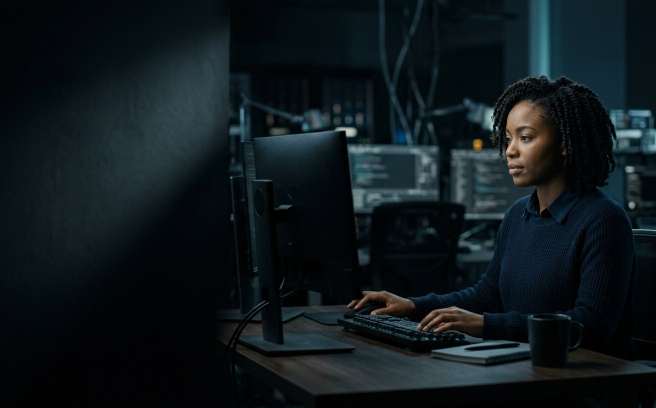
#> input picture linkedin_emphire/ARTICLES/2026-10-13_article-2_five-boring-failure-modes/cards/photos/art2_hero_landscape_v3.jpg, 1312 x 816 px, found by its file name (shown at 1/2 size)
$ python render_cover_baseneue.py
#> lines starting #> are read from the running program, lines starting #| are printed output that depends on the picture
### linkedin_emphire/DESIGN/breaking_ai_engine.py
"""Breaking AI series visual engine.

One reusable engine for all 21 articles, matching the article 1 system:

Light system (article 1 templates):
  - save card       1080x1350  light "SAVE THIS CARD" checklist
  - hero portrait   1080x1350  photo + cyan banner + headline with cyan highlight
  - hero landscape  1600x900   photo + name tag + headline with cyan band

Dark system (the dark navy card system, article 2 teaser style):
  - cover           1200x628
  - fig modes       1200x675
  - fig metric      1200x675
  - quote card      1080x1350
  - checklist card  1080x1350
  - share post      1200x675

Usage for any future article:
  from breaking_ai_engine import build_article
  cfg = copy.deepcopy(ARTICLE_2)
  cfg["num"] = 3
  cfg["cards_dir"] = ".../article-3/cards"
  cfg["save_card"]["title_lines"] = [...]
  # ... edit copy, set photo paths ...
  build_article(cfg)

Rules baked in: no em dashes in any copy, the "||" footer separator, one
accent word or number per dark card, no faces on generated assets.
"""
from __future__ import annotations

import copy
from dataclasses import dataclass, field
from pathlib import Path

from PIL import Image, ImageDraw, ImageEnhance, ImageFont

# ---------------------------------------------------------------- system
FONT_DIR = "/usr/share/fonts/truetype/dejavu"
F_BOLD = f"{FONT_DIR}/DejaVuSans-Bold.ttf"
F_REG = f"{FONT_DIR}/DejaVuSans.ttf"

# dark system
D_BG = (12, 26, 44)
D_GRID = (19, 37, 61)
D_ACCENT = (143, 182, 224)
D_WHITE = (255, 255, 255)
D_MUTED = (130, 150, 172)
D_PANEL = (18, 35, 59)
D_DIVIDER = (26, 44, 70)
D_FOOTER_BG = (166, 193, 225)
D_FOOTER_FG = (12, 26, 44)

# light system (article 1)
L_BG = (244, 246, 249)
L_HEADLINE = (20, 24, 29)
L_SUB = (92, 107, 122)
L_NUM = (169, 199, 228)
L_ROW = (26, 37, 48)
L_HDR_L = (132, 148, 166)
L_HDR_R = (143, 182, 217)
L_DIVIDER = (227, 233, 239)
L_UNDERLINE = (157, 191, 224)
L_FOOTER = (15, 23, 34)
L_HASHTAG = (77, 159, 219)

# hero (shared)
CYAN = (5, 198, 224)  # landscape band, measured from article 1 reference
CYAN_P = (8, 183, 225)  # portrait banner
CYAN_BOX_P = (4, 170, 212)  # portrait highlight boxes
HERO_BLACK = (11, 15, 20)
HERO_WHITE = (255, 255, 255)

SERIES = "BREAKING AI"
AUTHOR = "Olusanya Timothy"
HASHTAG = "#BreakingAI"
FOOTER_TEXT = "OLUSANYA TIMOTHY || SOFTWARE ENGINEER \u00b7 AI RED TEAMING"


def font(size, bold=True):
    return ImageFont.truetype(F_BOLD if bold else F_REG, size)


# [6 lines left out: function spaced_text, not called in this run]


def spaced_width(draw, text, fnt, spacing=4):
    return sum(draw.textlength(ch, font=fnt) for ch in text) + spacing * (len(text) - 1)


def wrap(draw, text, fnt, max_w):
    words = text.split(" ")
    lines, cur = [], ""
    for w in words:
        trial = (cur + " " + w).strip()
        if draw.textlength(trial, font=fnt) <= max_w:
            cur = trial
        else:
            if cur:
                lines.append(cur)
            cur = w
    if cur:
        lines.append(cur)
    return lines


# [32 lines left out: functions save, dark_base, dark_header, dark_footer, not called in this run]


def cover_photo(photo_path, width, height, darken=0.18):
    img = Image.open(photo_path).convert("RGB")
    scale = max(width / img.width, height / img.height)
    img = img.resize((int(img.width * scale), int(img.height * scale)), Image.LANCZOS)
    x = (img.width - width) // 2
    y = (img.height - height) // 2
    img = img.crop((x, y, x + width, y + height))
    img = ImageEnhance.Brightness(img).enhance(1.0 - darken)
    # left-to-right legibility gradient
    grad = Image.new("RGBA", (width, height), (0, 0, 0, 0))
    gd = ImageDraw.Draw(grad)
    steps = 60
    for i in range(steps):
        x0 = int(width * i / steps)
        x1 = int(width * (i + 1) / steps)
        a = int(190 * max(0.0, 1.0 - i / (steps * 0.75)))
        gd.rectangle([(x0, 0), (x1, height)], fill=(8, 12, 18, a))
    img = Image.alpha_composite(img.convert("RGBA"), grad).convert("RGB")
    return img


# [313 lines left out: functions ink_top_y, render_save_card, render_hero_portrait, render_hero_landscape, render_dark_cover, render_dark_fig_rows and 5 more, not called in this run]


# ---------------------------------------------------------------- article 2 config
def _art2_cards_dir():
    return str(
        Path(__file__).resolve().parent.parent
        / "ARTICLES" / "2026-10-13_article-2_five-boring-failure-modes" / "cards"
    )


ARTICLE_2 = {
    "num": 2,
    "total": 21,
    "cards_dir": _art2_cards_dir(),
    "save_card": {
        "title_lines": ["The five-point", "checklist"],
        "subtitle": "Run all five on your own AI feature this week.",
        "rows": [
            "Secrets are out of the prompt. Test three direct injections.",
            "Every retrieved document is data, not instructions. Test one poisoned document.",
            "Tool descriptions are reviewed and pinned. Test one hidden instruction.",
            "Test your refusals in the languages your users use, mixed in one message.",
            "Track the three failures that hurt most, with sample sizes.",
        ],
        "footer_cta": "Test before the customer does.",
    },
    "hero_portrait": {
        "photo": _art2_cards_dir() + "/photos/art2_hero_portrait.jpg",
        "white_lines": ["Five Boring", "Failures", "Ship With Your"],
        "box_lines": ["AI Feature"],
        "sub_lines": ["Tested on my own support bot.", "The five failure modes, live now."],
    },
    "hero_landscape": {
        "photo": _art2_cards_dir() + "/photos/art2_hero_landscape.jpg",
        "headline_lines": ["Your AI Feature Will Not Die", "In a Movie-Style Hack"],
        "sub_lines": [
            "It will die on a boring Tuesday.",
            "The five boring failure modes.",
            "Article 2 of 21. Live today.",
        ],
    },
    "dark_cover": {
        "title_words": [("The", False), ("five", False), ("boring", True), ("failures", False)],
        "subtitle": "that will ship with your AI feature",
        "chips": [("01", "The prompt"), ("02", "The retrieval"), ("03", "The tools"),
                  ("04", "The language"), ("05", "The metric")],
    },
    "dark_fig_rows": {
        "title": "The five, in the order I check them",
        "rows": [
            ("01", "The prompt is not a wall", "A protection paragraph is a suggestion."),
            ("02", "Your retrieval is untrusted input", "A retrieved chunk can carry instructions."),
            ("03", "Your tools are trusted unread", "The description itself is an attack surface."),
            ("04", "Your bot speaks one language well", "Safety tested in English, used in three languages."),
            ("05", "You are measuring the wrong thing", "Three hundred tests and twelve issues is not progress."),
        ],
    },
    "dark_fig_metric": {
        "title": "The metric that matters",
        "left_label": "WHAT WASTES YOUR TIME",
        "left_items": [
            "The raw number of tests run, with no risk weighting",
            "Total vulnerabilities found, as if more is better",
            "A pass rate with no sample size behind it",
        ],
        "panel_label": "THE NUMBER THAT PAYS",
        "panel_stat": "1 in 40",
        "panel_text": "a bug that fires one time in forty for Pidgin speakers is more useful than any total",
        "panel_sub": "Track the three failures that would hurt most, with sample sizes.",
    },
    "dark_quote": {
        "lead": "Your AI feature will not die in a movie-style hack.",
        "body_parts": [
            ("It will die on a ", False),
            ("boring Tuesday,", True),
            (" when a customer pastes something you never tested and your bot does exactly what it was never supposed to do.", False),
        ],
        "label": "THE FIVE BORING FAILURES THAT WILL SHIP WITH YOUR AI FEATURE",
    },
    "dark_checklist": {
        "title_top": "The five-point",
        "title_accent": "checklist.",
        "items": [
            "Secrets are out of the prompt. Test three direct injections.",
            "Every retrieved document is data, not instructions. Test one poisoned document.",
            "Tool descriptions are reviewed and pinned. Test one hidden instruction.",
            "Test your refusals in the languages your users use, mixed in one message.",
            "Track the three failures that hurt most, with sample sizes.",
        ],
    },
    "dark_share": {
        "title_main": "Article 2 is",
        "title_accent": "live.",
        "subtitle": "The five boring failures that will ship with your AI feature.",
        "sub_lines": [
            "Four real lab results from my own support bot. Nothing smoothed.",
            "Run the five tests this week. Tell me which one broke first.",
        ],
    },
}


# [2 lines that do not run on import are left out]

### linkedin_emphire/DESIGN/render_cover_baseneue.py
"""Render the Article 2 landscape hero cover in Basis Neue (Expanded).

The Drive folder only holds the TRIAL Base Neue, and the trial watermarks
certain punctuation glyphs (hyphen, slash, middle dot, #) with foundry
text. So letters and digits are drawn in Base Neue, and only the non
alphanumeric symbols fall back to DejaVu (visually identical). This keeps
the locked copy exact and clean. Geometry + background treatment are the
locked template from breaking_ai_engine. Does not modify the engine.
"""
import sys
sys.path.insert(0, "/home/user/linkedin_emphire/linkedin_emphire/DESIGN")
from PIL import Image, ImageDraw, ImageFont
from breaking_ai_engine import (
    cover_photo, wrap, CYAN, CYAN_P, CYAN_BOX_P, HERO_BLACK, HERO_WHITE,
    AUTHOR, SERIES,
)

FONT_BOLD = "/home/user/linkedin_emphire/linkedin_emphire/DESIGN/fonts/BasisNeueExpanded-Bold.ttf"
FONT_REG = "/home/user/linkedin_emphire/linkedin_emphire/DESIGN/fonts/BasisNeueExpanded-Regular.ttf"
DEJAVU_BOLD = "/usr/share/fonts/truetype/dejavu/DejaVuSans-Bold.ttf"
DEJAVU_REG = "/usr/share/fonts/truetype/dejavu/DejaVuSans.ttf"
PHOTO = ("/home/user/linkedin_emphire/linkedin_emphire/ARTICLES/"
         "2026-10-13_article-2_five-boring-failure-modes/cards/photos/art2_hero_landscape_v3.jpg")
OUT = ("/home/user/linkedin_emphire/linkedin_emphire/ARTICLES/"
       "2026-10-13_article-2_five-boring-failure-modes/cards/"
       "art2_hero_landscape_baseneue_1586x992.png")

NUM, TOTAL = 2, 21


def font(size, bold=True):
    return ImageFont.truetype(FONT_BOLD if bold else FONT_REG, size)


def fbfont(size, bold=True):
    return ImageFont.truetype(DEJAVU_BOLD if bold else DEJAVU_REG, size)


def use_bn(ch):
    return ch.isalnum() or ch == " "


def mixed_width(d, text, fnt, fnt_fb, spacing=0):
    tot = 0.0
    for ch in text:
        f = fnt if use_bn(ch) else fnt_fb
        tot += d.textlength(ch, font=f)
    return tot + spacing * (len(text) - 1)


def draw_mixed(d, x, y, text, fnt, fill, fnt_fb, spacing=0):
    for ch in text:
        f = fnt if use_bn(ch) else fnt_fb
        d.text((x, y), ch, font=f, fill=fill)
        x += d.textlength(ch, font=f) + spacing
    return x


_cap_cache = {}


def cap_top_offset(fnt, sample="HI"):
    key = (fnt.path, fnt.size)
    if key in _cap_cache:
        return _cap_cache[key]
    w = max(10, int(fnt.getlength(sample)) + 40)
    h = int(fnt.size) * 2
    im = Image.new("L", (w, h), 0)
    d = ImageDraw.Draw(im)
    ydraw = h // 2
    d.text((20, ydraw), sample, font=fnt, fill=255)
    bb = im.getbbox()
    off = (bb[1] - ydraw) if bb else 0
    _cap_cache[key] = off
    return off


def ink_top_y(fnt, ink_top):
    return ink_top - cap_top_offset(fnt)


def fit(d, text, start, min_size, max_width, bold=True, spacing=0):
    size = start
    while size > min_size:
        f, fb = font(size, bold), fbfont(size, bold)
        if mixed_width(d, text, f, fb, spacing) <= max_width:
            return size, f, fb
        size -= 1
    return min_size, font(min_size, bold), fbfont(min_size, bold)


def fit_two(d, t1, w1, t2, w2, start, min_size, bold=True):
    size = start
    while size > min_size:
        f, fb = font(size, bold), fbfont(size, bold)
        if (mixed_width(d, t1, f, fb) <= w1 and mixed_width(d, t2, f, fb) <= w2):
            return size, f, fb
        size -= 1
    return min_size, font(min_size, bold), fbfont(min_size, bold)


HEADLINE = ["Your AI Feature Will Not Die", "In A Movie-Style Hack"]
SUBS = [
    "It will die on a boring Tuesday.",
    "The five boring failure modes.",
    "Article 2 of 21. Live today.",
]
FACE_LEFT = 1147  # woman's face left edge in canvas px (measured from v3 bg)


def render(clear):
    W, H = 1586, 992
    img = cover_photo(PHOTO, W, H)
    d = ImageDraw.Draw(img)

    # name tag (fixed white box)
    d.rectangle([(55, 192), (510, 281)], fill=(254, 254, 254))
    _, f_tag, fb_tag = fit(d, AUTHOR, 41, 24, 510 - 76 - 21, bold=True)
    draw_mixed(d, 76, ink_top_y(f_tag, 219), AUTHOR, f_tag, HERO_BLACK, fb_tag)

    # top-right label (right aligned, 1px spacing)
    label = f"{SERIES} \u00b7 #{NUM:02d}/{TOTAL}"
    _, f_lab, fb_lab = fit(d, label, 32, 18, 640, bold=True, spacing=1)
    lw = mixed_width(d, label, f_lab, fb_lab, 1)
    draw_mixed(d, W - 60 - lw, ink_top_y(f_lab, 49), label, f_lab, HERO_WHITE, fb_lab, 1)

    # headline: line 1 white, line 2 in the cyan box, common size
    if clear:
        l1cap = (FACE_LEFT - 47) - 57  # keep line 1 clear of the face
    else:
        l1cap = W - 57 - 60
    h_size, f_head, fb_head = fit_two(d, HEADLINE[0], l1cap,
                                      HEADLINE[1], 1272 - 74 - 20, 74, 40, bold=True)
    draw_mixed(d, 57, ink_top_y(f_head, 352), HEADLINE[0], f_head, HERO_WHITE, fb_head)
    d.rectangle([(54, 447), (1272, 562)], fill=CYAN)
    draw_mixed(d, 74, ink_top_y(f_head, 475), HEADLINE[1], f_head, HERO_BLACK, fb_head)

    # sub block (left rule + lines)
    if clear:
        sub_size = max(32, int(round(h_size * 0.74)))
        pitch = int(round(sub_size * 1.38))
    else:
        sub_size, pitch = 53, 73
    f_sub, fb_sub = font(sub_size, False), fbfont(sub_size, False)
    wrap_w = W - 84 - 60
    while sub_size > 30 and max(mixed_width(d, s, f_sub, fb_sub) for s in SUBS) > wrap_w:
        sub_size -= 1
        f_sub, fb_sub = font(sub_size, False), fbfont(sub_size, False)
    wl = []
    for s in SUBS:
        wl.extend(wrap(d, s, f_sub, wrap_w))
    wl = wl[:3]
    rule_top = 618
    rule_bot = 626 + (len(wl) - 1) * pitch + int(sub_size * 0.95)
    d.rectangle([(54, rule_top), (60, rule_bot)], fill=HERO_WHITE)
    for i, ln in enumerate(wl):
        draw_mixed(d, 84, ink_top_y(f_sub, 626 + i * pitch), ln, f_sub, HERO_WHITE, fb_sub)

    out = OUT.replace(".png", "_clear.png") if clear else OUT
    img.save(out)
    print(("clear" if clear else "big"), "headline", h_size, "sub", sub_size, "->", out)


def cap_height(fnt, sample="HI"):
    h = int(fnt.size) * 2
    im = Image.new("L", (40, h), 0)
    dd = ImageDraw.Draw(im)
    dd.text((10, fnt.size), sample, font=fnt, fill=255)
    bb = im.getbbox()
    return (bb[3] - bb[1]) if bb else int(fnt.size * 0.7)


def render_portrait():
    W, H = 1122, 1402
    photo = ("/home/user/linkedin_emphire/linkedin_emphire/ARTICLES/"
             "2026-10-13_article-2_five-boring-failure-modes/cards/photos/"
             "art2_hero_portrait_cinematic.jpg")
    img = cover_photo(photo, W, H)
    d = ImageDraw.Draw(img)
    white_lines = ["Five Boring", "Failures", "Ship With Your"]
    box_lines = ["AI Feature"]
    sub_lines = ["Tested on my own support bot.", "The five failure modes, live now."]

    # banner
    d.polygon([(0, 68), (586, 68), (534, 140), (0, 140)], fill=CYAN_P)
    bt = f"{SERIES} \u00b7 ARTICLE {NUM} IS LIVE"
    _, f_b, fb_b = fit(d, bt, 30, 16, 460, bold=True, spacing=4)
    b_ink = 68 + (72 - cap_height(f_b)) // 2
    draw_mixed(d, 40, ink_top_y(f_b, b_ink), bt, f_b, HERO_BLACK, fb_b, 4)
    for x in (600, 618):
        d.line([(x, 68), (x - 52, 140)], fill=CYAN_P, width=9)

    # headline: auto-fit the longest white line
    _, f_head, fb_head = fit(d, white_lines[2], 108, 60, 980, bold=True)
    for i, line in enumerate(white_lines):
        draw_mixed(d, 57, ink_top_y(f_head, [215, 334, 445][i]), line, f_head, HERO_WHITE, fb_head)

    # cyan box
    box_top = 573
    for line in box_lines:
        tw = mixed_width(d, line, f_head, fb_head)
        d.rectangle([(46, box_top), (46 + int(tw) + 46, box_top + 126)], fill=CYAN_BOX_P)
        draw_mixed(d, 69, ink_top_y(f_head, box_top + 27), line, f_head, HERO_BLACK, fb_head)
        box_top += 127

    # sub
    f_sub, fb_sub = font(45, False), fbfont(45, False)
    y = box_top + 51
    for ln in sub_lines:
        draw_mixed(d, 65, ink_top_y(f_sub, y), ln, f_sub, HERO_WHITE, fb_sub)
        y += 60

    out = ("/home/user/linkedin_emphire/linkedin_emphire/ARTICLES/"
           "2026-10-13_article-2_five-boring-failure-modes/cards/"
           "art2_hero_portrait_baseneue_1122x1402.png")
    img.save(out)
    print("portrait headline", f_head.size, "->", out)


if __name__ == "__main__":
    render(False)
#> in cover_photo, img is the input picture: PIL image 1312x816 RGB; mean R, G, B 15, 24.3, 28
#> in cover_photo, `img = ImageEnhance.Brightness(img).enhance(1.0 - darken)`:
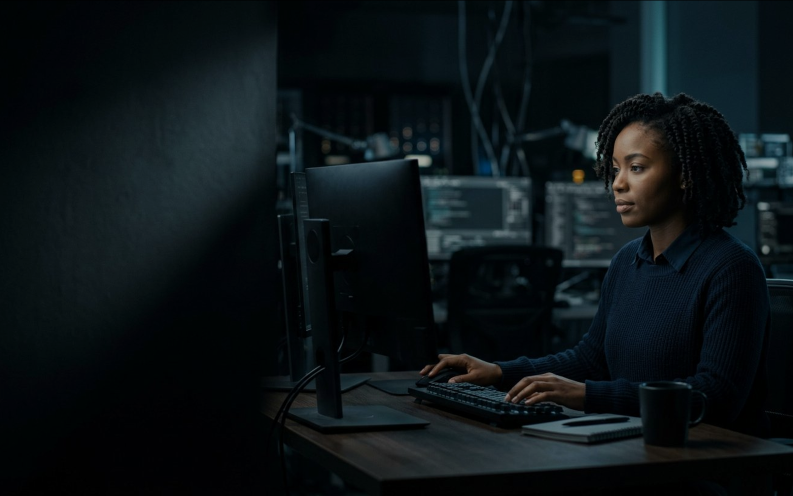
#> img: PIL image 1586x992 RGB (shown at 1/2 size); mean R, G, B 11.8, 19.4, 22.5
#> in cap_top_offset, `bb = im.getbbox()`: bb = (24, 50, 60, 80)
#> in cap_top_offset, `off = (bb[1] - ydraw) if bb else 0`: off = 9
#> the loop in draw_mixed, `for ch in text:` made 16 passes
#> (ch, x) on passes 1 to 8: ('O', 108.3), ('l', 119.7), ('u', 145.6), ('s', 167), ('a', 192.1), ('n', 218.1), ('y', 242.4), ('a', 267.5)
#> after the loop in draw_mixed, `for ch in text:`: x = 448.3
#> in render, `lw = mixed_width(d, label, f_lab, fb_lab, 1)`: lw = 378.4
#> the loop in draw_mixed (call 2), `for ch in text:` made 20 passes
#> (ch, x) on passes 1 to 8: ('B', 1170.6), ('R', 1193.8), ('E', 1215), ('A', 1237.9), ('K', 1259.9), ('I', 1270.3), ('N', 1295.3), ('G', 1321.1)
#> in render, `h_size, f_head, fb_head = fit_two(d, HEADLINE[0], l1cap, HEADLINE[1], ..`: h_size = 74
#> after the loop in render, `while sub_size > 30 and max(mixed_width(d, s, f_sub, fb_sub) for s in ..`: sub_size = 53
#> in render, `wl = []`: wl = []
#> after the loop in render, `for s in SUBS:`: wl = ['It will die on a boring Tuesday.', 'The five boring failure modes.', 'Article 2 of 21. Live today.']
#> in render, `rule_bot = 626 + (len(wl) - 1) * pitch + int(sub_size * 0.95)`: rule_bot = 822
#> the loop in render, `for i, ln in enumerate(wl):` made 3 passes
#> ln on passes 2 to 3: 'The five boring failure modes.', 'Article 2 of 21. Live today.'
#> in render, `img.save(out)`:
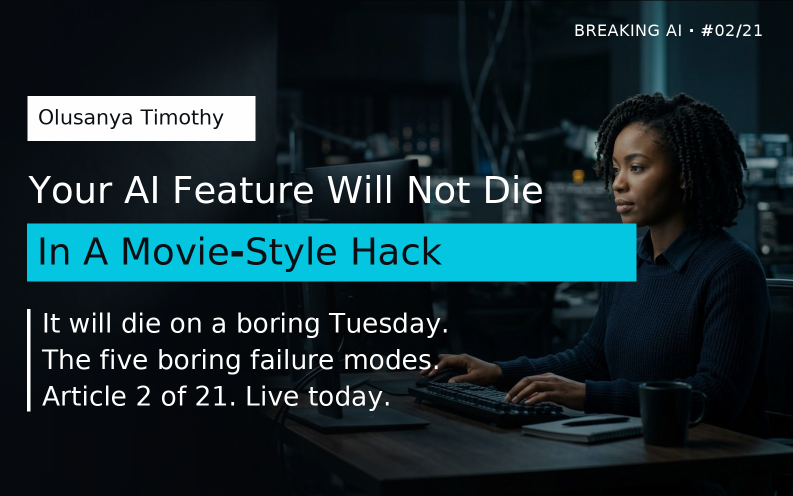
#> saved as art2_hero_landscape_baseneue_1586x992.png: PIL image 1586x992 RGB (shown at 1/2 size); mean R, G, B 23.3, 45, 50.5
#| big headline 74 sub 53 -> /home/user/linkedin_emphire/linkedin_emphire/ARTICLES/2026-10-13_article-2_five-boring-failure-modes/cards/art2_hero_landscape_baseneue_1586x992.png
    render(True)
#> call 2 of render, with clear = True
#> in render (call 2), `sub_size = max(32, int(round(h_size * 0.74)))`: sub_size = 55
#> in render (call 2), `pitch = int(round(sub_size * 1.38))`: pitch = 76
#> after the loop in render (call 2), `while sub_size > 30 and max(mixed_width(d, s, f_sub, fb_sub) for s in ..`: sub_size = 55
#> in render (call 2), `wl = []`: wl = []
#> after the loop in render (call 2), `for s in SUBS:`: wl = ['It will die on a boring Tuesday.', 'The five boring failure modes.', 'Article 2 of 21. Live today.']
#> in render (call 2), `rule_bot = 626 + (len(wl) - 1) * pitch + int(sub_size * 0.95)`: rule_bot = 830
#> the loop in render (call 2), `for i, ln in enumerate(wl):` made 3 passes
#> in render (call 2), `img.save(out)`:
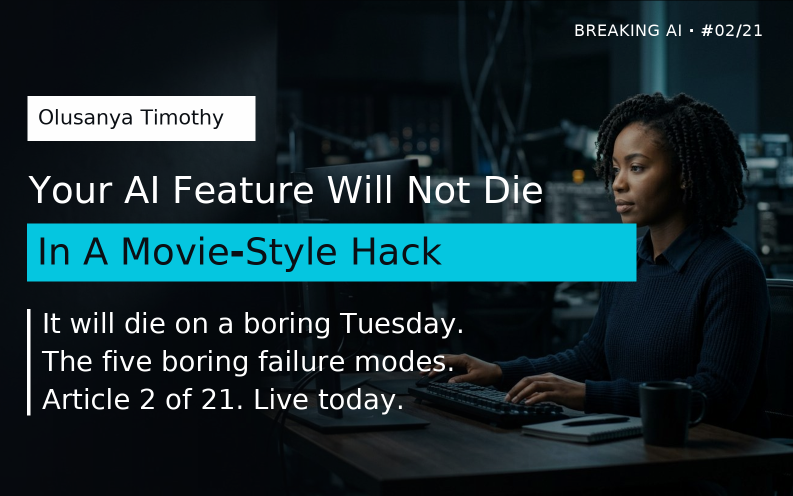
#> saved as art2_hero_landscape_baseneue_1586x992_clear.png: PIL image 1586x992 RGB (shown at 1/2 size); mean R, G, B 23.5, 45.2, 50.8
#| clear headline 74 sub 55 -> /home/user/linkedin_emphire/linkedin_emphire/ARTICLES/2026-10-13_article-2_five-boring-failure-modes/cards/art2_hero_landscape_baseneue_1586x992_clear.png
    render_portrait()
#> call 3 of cover_photo, with width = 1122, height = 1402, darken = 0.18
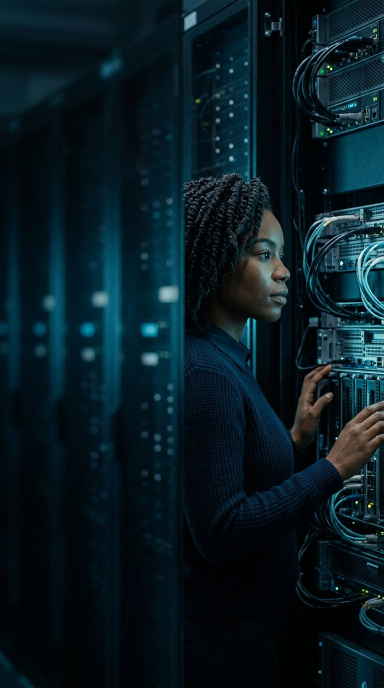
#> input picture linkedin_emphire/ARTICLES/2026-10-13_article-2_five-boring-failure-modes/cards/photos/art2_hero_portrait_cinematic.jpg, 768 x 1376 px, found by its file name (shown at 1/2 size)
#> in cover_photo, img is the input picture: PIL image 768x1376 RGB; mean R, G, B 8.5, 26.7, 34.7
#> in cover_photo (call 3), `img = img.crop((x, y, x + width, y + height))`:
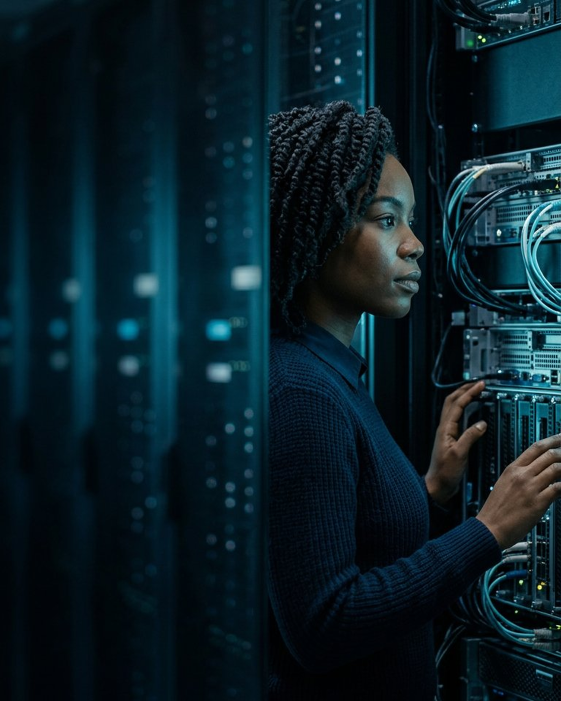
#> img: PIL image 1122x1402 RGB (shown at 1/2 size); mean R, G, B 10.1, 30.4, 39
#> (the rest of the program and of its run is left out)
